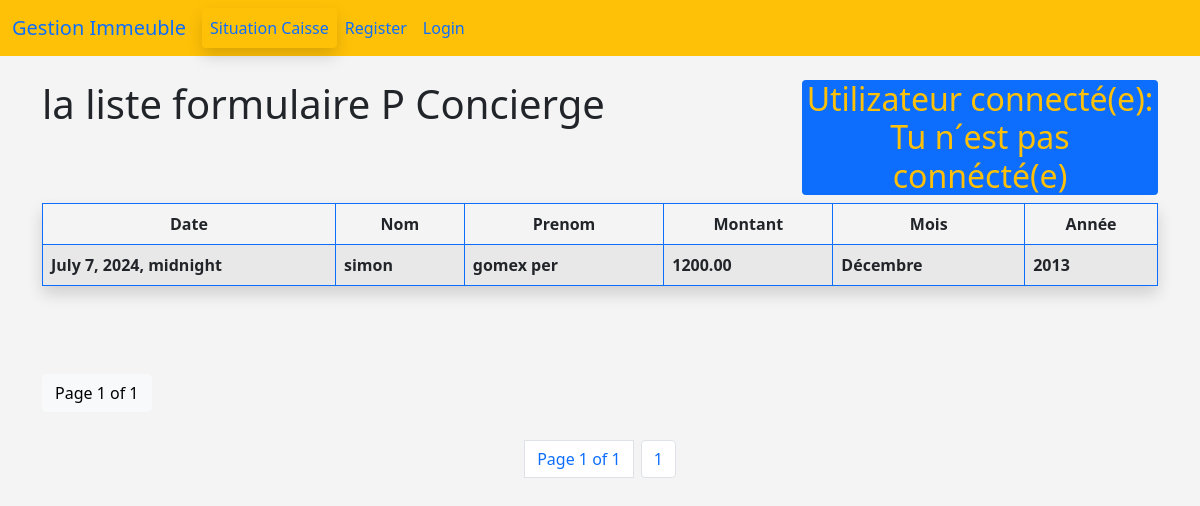
Before: /liste_formulaire_p_concierge with the older database file.
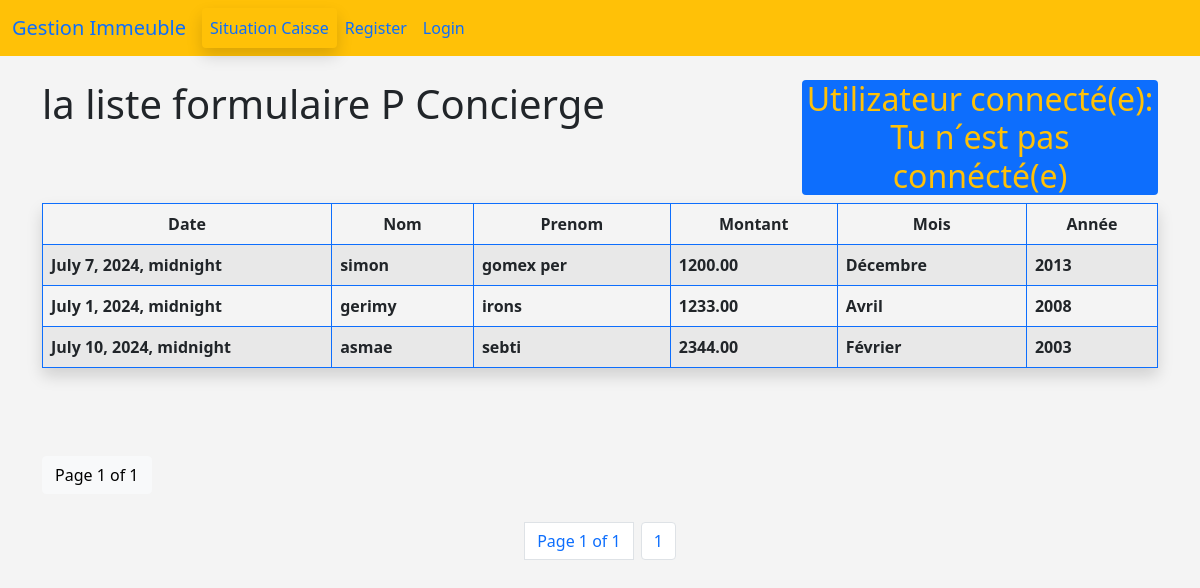
After: the same page with the newer database file.
### gestion_immeuble_app/models.py (models this page shows, shortened)
class FormulairePConcierge(models.Model):
    mois_choices = [
        ('Janvier', 'Janvier'),
        ('Février', 'Février'),
        ('Mars', 'Mars'),
        ('Avril', 'Avril'),
        ('Mai', 'Mai'),
        ('Juin', 'Juin'),
        ('Juillet', 'Juillet'),
        ('Août', 'Août'),
        ('Septembre', 'Septembre'),
        ('Octobre', 'Octobre'),
        ('Novembre', 'Novembre'),
        ('Décembre', 'Décembre'),
    ]
    annee_choices = [(str(year), str(year)) for year in range(2000, 2100)]
    date = models.DateTimeField('Date')
    nom = models.CharField('Nom', max_length=120)
    prenom = models.CharField('Prenom', max_length=120)
    montant = models.DecimalField('Montant', max_digits=10, decimal_places=2)  # Agregar max_digits y decimal_places
    mois = models.CharField('Mois', max_length=120, choices=mois_choices)
    annee = models.CharField('Année', max_length=4, choices=annee_choices)

### gestion_immeuble_app/views.py (the view)
# urls.py: path('liste_formulaire_p_concierge', views.liste_formulaire_p_concierge, name='liste_formulaire_p_concierge'),
def liste_formulaire_p_concierge(request):
    la_lista_formulaire_p_concierge = FormulairePConcierge.objects.all()
    name = request.user.username
    p = Paginator(la_lista_formulaire_p_concierge, 5)
    page = request.GET.get('page')
    tous_les_formulaire_p_concierge = p.get_page(page)
    nums = "a" * tous_les_formulaire_p_concierge.paginator.num_pages
    print("hola : " + str(tous_les_formulaire_p_concierge.paginator.num_pages))
    context = {'la_lista_formulaire_p_concierge': la_lista_formulaire_p_concierge, 'tous_les_formulaire_p_concierge': tous_les_formulaire_p_concierge, 'nums': nums, 'name':name,}
    return render(request, 'gestion_immeuble_app/la_lista_formulaire_p_concierge.html', context)

### gestion_immeuble_app/templates/gestion_immeuble_app/la_lista_formulaire_p_concierge.html (shortened to what this page needs)
{% extends 'gestion_immeuble_app/base.html' %}
{% block content %}
  <div class="row">
    <div class="col col-8"><h1>la liste formulaire P Concierge</h1></div>
    <div class="col col-4"><h2 class="btn-primary text-center rounded text-warning">Utilizateur connecté(e):
      {% if user.is_authenticated %}
      {{name}}
      {% else %}
      Tu n´est pas connécté(e)
      {% endif %}
    </h2></div>
  </div>
  <table class="table table-striped table-hover table-bordered border-primary shadow rounded custom-table">
    <thead>
      <tr>
        <th scope="col" class="text-center">Date</th>
        <th scope="col" class="text-center">Nom</th>
        <th scope="col" class="text-center">Prenom</th>
        <th scope="col" class="text-center">Montant</th>
        <th scope="col" class="text-center">Mois</th>
        <th scope="col" class="text-center">Année</th>
      </tr>
    </thead>
    <tbody>
      {% for formulaire_p_concierge in la_lista_formulaire_p_concierge %}
      <tr>
        <th class="text-wrap" style="max-width: 150px;" scope="row">{{formulaire_p_concierge.date}}</th>
        <th class="text-wrap" style="max-width: 150px;" scope="row">{{formulaire_p_concierge.nom}}</th>
        <th class="text-wrap" style="max-width: 150px;" scope="row">{{formulaire_p_concierge.prenom}}</th>
        <th class="text-wrap" style="max-width: 150px;" scope="row">{{formulaire_p_concierge.montant}}</th>
        <th class="text-wrap" style="max-width: 150px;" scope="row">{{formulaire_p_concierge.mois}}</th>
        <th class="text-wrap" style="max-width: 150px;" scope="row">{{formulaire_p_concierge.annee}}</th>
      </tr>
      {% endfor %}
    </tbody>
  </table>
  <br /><br />
  <br />
  <div class="btn btn-light">
    Page {{ tous_les_formulaire_p_concierge.number }} of {{ tous_les_formulaire_p_concierge.paginator.num_pages }}
  </div>
  <br /><br />
  <nav aria-label="Page navigation example">
    <ul class="pagination justify-content-center">
      <li class="page-item m-1 page-link">
        Page {{ tous_les_formulaire_p_concierge.number }} of {{ tous_les_formulaire_p_concierge.paginator.num_pages }}
      </li>
      {% for i in nums %}
      <li class="page-item m-1">
        <a class="btn btn-danger page-link" href="?page={{forloop.counter }}"
          >{{ forloop.counter }}</a
        >
      </li>
      {% endfor %}
    </ul>
  </nav>
  <br />
{% endblock %}

### gestion_immeuble_app/templates/gestion_immeuble_app/base.html (shortened to what this page needs)
<!doctype html>
<html lang="en">
  <head>
    <link href="https://cdn.jsdelivr.net/npm/bootstrap@5.0.2/dist/css/bootstrap.min.css" rel="stylesheet">
    <link rel="stylesheet" href="https://cdnjs.cloudflare.com/ajax/libs/font-awesome/5.15.3/css/all.min.css">
    <link rel="stylesheet" href="https://cdnjs.cloudflare.com/ajax/libs/sweetalert2/11.12.0/sweetalert2.css" />
  </head>
  <body>
 {% include 'gestion_immeuble_app/navbar.html' %}
 <br>
 <div class="container">
  {% block content %}
    {% endblock %}
 </div>
  </body>
</html>

### gestion_immeuble_app/templates/gestion_immeuble_app/navbar.html (shortened to what this page needs)
<nav class="navbar navbar-expand-lg bg-warning" data-bs-theme="dark">
    <div class="container-fluid">
      <a class="navbar-brand" href="{% url 'home' %}">Gestion Immeuble</a>
      <div class="collapse navbar-collapse" id="navbarSupportedContent">
        <ul class="navbar-nav me-auto mb-2 mb-lg-0">
          <li class="nav-item">
            <a class="nav-link active shadow rounded" href="{% url 'liste_situation_caisse' %}"
              >Situation Caisse</a
            >
          </li>
          {% if user.is_authenticated %}
          <li class="nav-item">
            <a class="nav-link active" href="{% url 'logout'  %}">Logout</a>
          </li>
          {% else %}
          <li class="nav-item">
            <a class="nav-link active" href="{% url 'register_user'  %}"
              >Register</a
            >
          </li>
          <li class="nav-item">
            <a class="nav-link active" href="{% url 'login'  %}">Login</a>
          </li>
          {% endif %}
        </ul>
      </div>
    </div>
  </nav>

### gestion_immeuble_app/templates/gestion_immeuble_app/base.html (style rules this page uses)
body { background: #f4f4f4; }
.custom-table { width: 100%; }
.text-wrap { white-space: normal; word-wrap: break-word; }

Changed rows visible on the page:
added FormulairePConcierge: date "July 1, 2024, midnight", nom "gerimy", prenom "irons", montant "1233.00", mois "Avril", annee "2008"
added FormulairePConcierge: date "July 10, 2024, midnight", nom "asmae", prenom "sebti", montant "2344.00", mois "Février", annee "2003"
